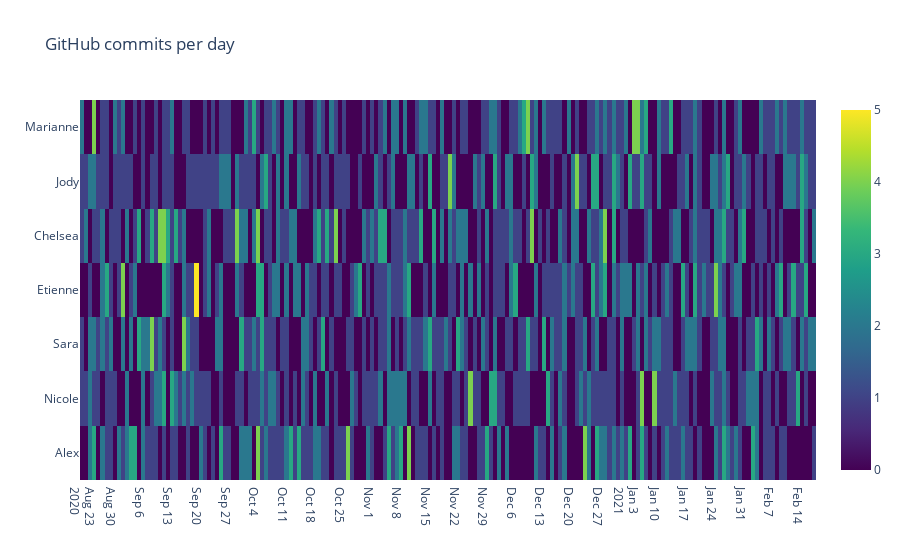

Notebook code cell kept with this figure:
### Code cell
import plotly.graph_objects as go
import datetime
import numpy as np
np.random.seed(1)

programmers = ['Alex','Nicole','Sara','Etienne','Chelsea','Jody','Marianne']

base = datetime.datetime.today()
dates = base - np.arange(180) * datetime.timedelta(days=1)
z = np.random.poisson(size=(len(programmers), len(dates)))

fig = go.Figure(data=go.Heatmap(
        z=z,
        x=dates,
        y=programmers,
        colorscale='Viridis'))

fig.update_layout(
    title='GitHub commits per day',
    xaxis_nticks=36)

fig.show()

### Figure 1 — Plotly figure (JSON) as saved in the notebook; plotly's stock layout.template omitted (floating-point values rounded to 4 significant figures; data arrays with more than 128 entries replaced by an {"elided": "..."} marker saying what was removed)
{"data": [{"colorscale": [[0, "#440154"], [0.1111, "#482878"], [0.2222, "#3e4989"], [0.3333, "#31688e"], [0.4444, "#26828e"], [0.5556, "#1f9e89"], [0.6667, "#35b779"], [0.7778, "#6ece58"], [0.8889, "#b5de2b"], [1, "#fde725"]], "type": "heatmap", "x": {"elided": "180 str values"}, "y": ["Alex", "Nicole", "Sara", "Etienne", "Chelsea", "Jody", "Marianne"], "z": {"elided": "7x180 int values"}}], "layout": {"autosize": true, "title": {"text": "GitHub commits per day"}, "xaxis": {"autorange": true, "nticks": 36, "range": ["2020-08-22 03:34:40.966", "2021-02-18 03:34:40.966"], "type": "date"}, "yaxis": {"autorange": true, "range": [-0.5, 6.5], "type": "category"}}}
